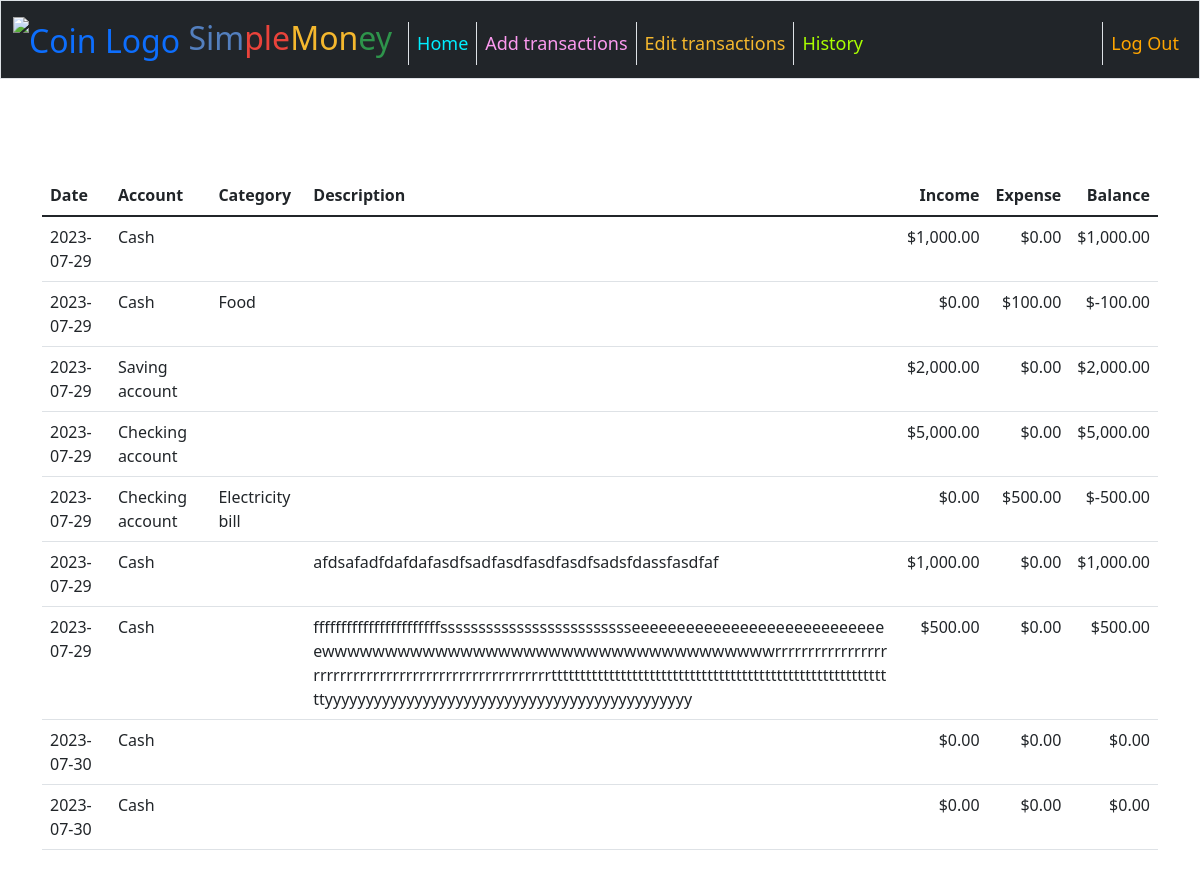
Page /history (signed in) on the earlier database version.
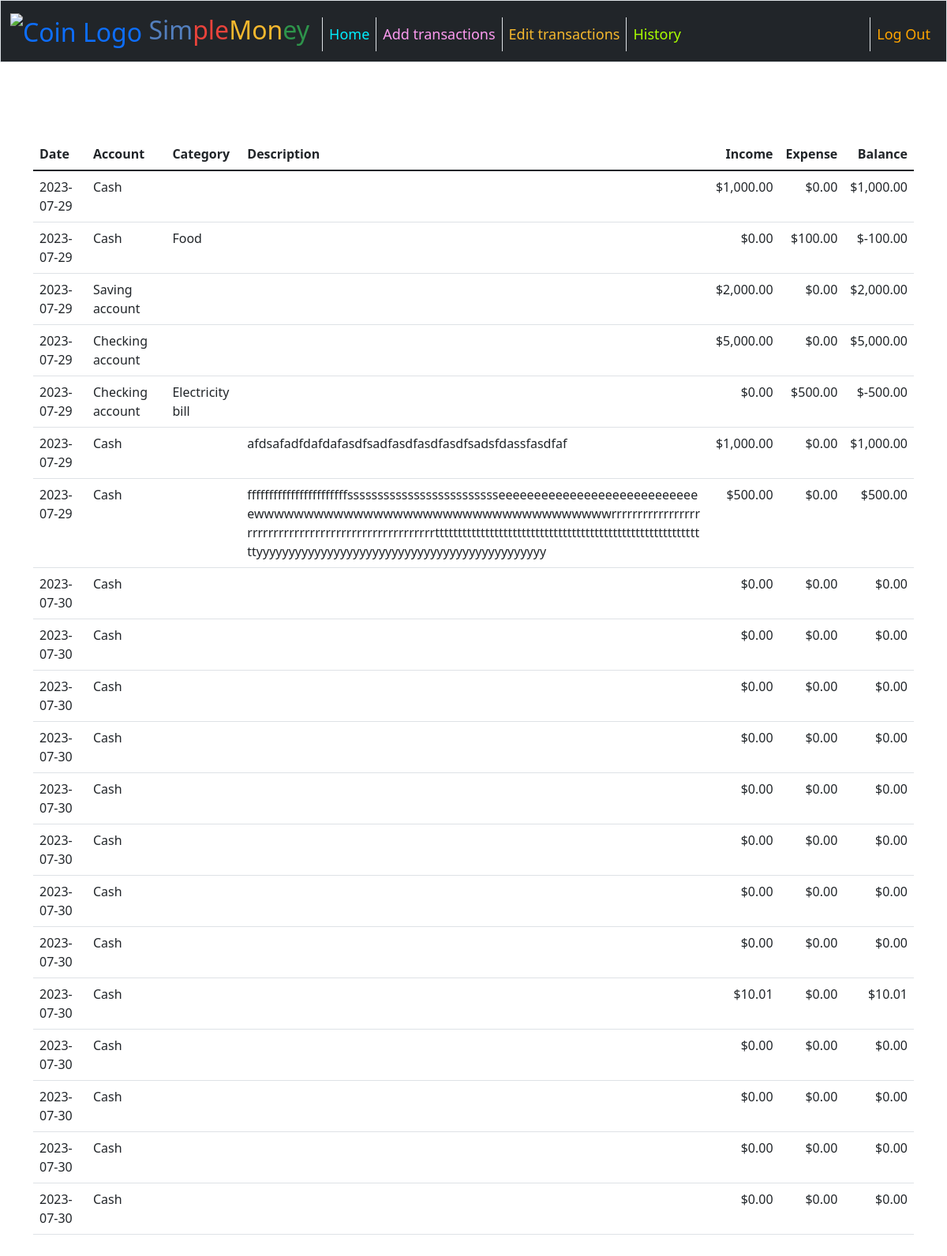
Same page on the later database version.
### tables this page shows
CREATE TABLE transactions (
    id INTEGER PRIMARY KEY AUTOINCREMENT NOT NULL, 
    user_id INTEGER,
    date DATE,
    account	TEXT,
    category TEXT,
    description TEXT,
    income	REAL NOT NULL DEFAULT 0.00,
    expense	REAL NOT NULL DEFAULT 0.00,
    FOREIGN KEY(user_id) REFERENCES users(id)
    );

### app.py (the view)
@app.route("/history")
@login_required
def history():
    user_id = session["user_id"]
    transactions_db = cur.execute(
        "SELECT * FROM transactions WHERE user_id = :user_id", {'user_id': user_id}
    )
    transactions_db = transactions_db.fetchall()
    for row in transactions_db:
        row["balance"] = row["income"] - row["expense"]
    return render_template("history.html", transactions_db=transactions_db)

### app.py (called while the page is built)
def dict_factory(cursor, row):
    fields = [column[0] for column in cursor.description]
    return {key: value for key, value in zip(fields, row)}

@app.after_request
def after_request(response):
    response.headers["Cache-Control"] = "no-cache, no-store, must-revalidate"
    response.headers["Expires"] = 0
    response.headers["Pragma"] = "no-cache"
    return response

### helpers.py (called while the page is built)
def login_required(f):
    @wraps(f)
    def decorated_function(*args, **kwargs):
        if session.get("user_id") is None:
            return redirect("/login")
        return f(*args, **kwargs)
    return decorated_function

def usd(value):
    return f"${value:,.2f}"

### templates/history.html (shortened to what this page needs)
{% extends "layout.html" %}
{% block main %}
    <main class="container py-5 text-center">
        <table class="table">
            <thead>
                <tr>
                    <th class="text-start">Date</th>
                    <th class="text-start">Account</th>
                    <th class="text-start">Category</th>
                    <th class="text-start">Description</th>
                    <th class="text-end">Income</th>
                    <th class="text-end">Expense</th>
                    <th class="text-end">Balance</th>
                </tr>
            </thead>
            <tbody>
                {% for row in transactions_db %}
                    <tr>
                        <td class="text-start">{{ row["date"] }}</td>
                        <td class="text-start">{{ row["account"] }}</td>
                        <td class="text-start">{{ row["category"] }}</td>
                        <td id="transaction-description" class="text-start text-break">{{ row["description"] }}</td>
                        <td class="text-end">{{ row["income"] | usd }}</td>
                        <td class="text-end">{{ row["expense"] | usd }}</td>
                        <td class="text-end">{{ row["balance"] | usd }}</td>
                    </tr>
                {% endfor %}
            </tbody>
        </table>
    </main>
{% endblock %}

### templates/layout.html (shortened to what this page needs)
<!DOCTYPE html>
<html lang="en">
    <head>
        <link href="https://cdn.jsdelivr.net/npm/bootstrap@5.1.3/dist/css/bootstrap.min.css" rel="stylesheet">
        <link href="/static/styles.css" rel="stylesheet">
    </head>
    <body>
        <nav class="bg-dark border navbar navbar-expand-md">
            <div class="container-fluid">
                <a class="navbar-brand" href="{{ url_for("index") }}">
                    <img id="navbar-logo" src="/static/coin_dollar_finance_icon.ico" alt="Coin Logo">
                    <span class="blue">Sim</span><span class="red">ple</span><span class="yellow">Mon</span><span class="green">ey</span></a>
                <div class="collapse navbar-collapse" id="navbar">
                    {% if session["user_id"] %}
                        <ul class="navbar-nav me-auto mt-2 text-large">
                            <li class="nav-item"><a class="nav-link text-brightblue border-start" href="{{ url_for("index") }}">Home</a></li>
                            <li class="nav-item"><a class="nav-link text-pink border-start" href="{{ url_for("add_transactions") }}">Add transactions</a></li>
                            <li class="nav-item"><a class="nav-link text-yellow border-start" href="{{ url_for("edit_transactions") }}">Edit transactions</a></li>
                            <li class="nav-item"><a class="nav-link text-brightgreen border-start" href="{{ url_for("history") }}">History</a></li>
                        </ul>
                        <ul class="navbar-nav ms-auto mt-2 text-large">
                            <li class="nav-item"><a class="nav-link text-orange border-start" href="{{ url_for("logout") }}">Log Out</a></li>
                        </ul>
                    {% else %}
                        <ul class="navbar-nav ms-auto mt-2 text-large">
                            <li class="nav-item"><a class="nav-link text-brightblue border-start" href="{{ url_for("register") }}">Register</a></li>
                            <li class="nav-item"><a class="nav-link text-pink border-start" href="{{ url_for("login") }}">Log In</a></li>
                        </ul>
                    {% endif %}
                </div>
            </div>
        </nav>
        <main class="container-fluid py-5 text-center">
            {% block main %}{% endblock %}
        </main>
    </body>
</html>

### static/styles.css (style rules this page uses)
body { font-size: 100%; }
.text-large { font-size: large }
nav .navbar-brand { font-size: xx-large; }
nav .navbar-brand .blue { color: #537fbe; }
nav .navbar-brand .red { color: #ea433b; }
nav .navbar-brand .yellow { color: #f5b82e; }
nav .navbar-brand .green { color: #2e944b; }
#navbar-logo { width: 50px; }
.text-yellow { color: #f5b82e; }
.text-brightblue { color: #00eeff; }
.text-pink { color: #fd9af0; }
.text-brightgreen { color: #AAFF00; }
.text-orange { color: orange; }

Differences in the rows shown:
added transactions: date "2023-07-30", account "Cash", income "$0.00", expense "$0.00", balance "$0.00"
added transactions: date "2023-07-30", account "Cash", income "$0.00", expense "$0.00", balance "$0.00"
added transactions: date "2023-07-30", account "Cash", income "$0.00", expense "$0.00", balance "$0.00"
added transactions: date "2023-07-30", account "Cash", income "$0.00", expense "$0.00", balance "$0.00"
added transactions: date "2023-07-30", account "Cash", income "$0.00", expense "$0.00", balance "$0.00"
added transactions: date "2023-07-30", account "Cash", income "$0.00", expense "$0.00", balance "$0.00"
added transactions: date "2023-07-30", account "Cash", income "$10.01", expense "$0.00", balance "$10.01"
added transactions: date "2023-07-30", account "Cash", income "$0.00", expense "$0.00", balance "$0.00"
added transactions: date "2023-07-30", account "Cash", income "$0.00", expense "$0.00", balance "$0.00"
added transactions: date "2023-07-30", account "Cash", income "$0.00", expense "$0.00", balance "$0.00"
added transactions: date "2023-07-30", account "Cash", income "$0.00", expense "$0.00", balance "$0.00"
